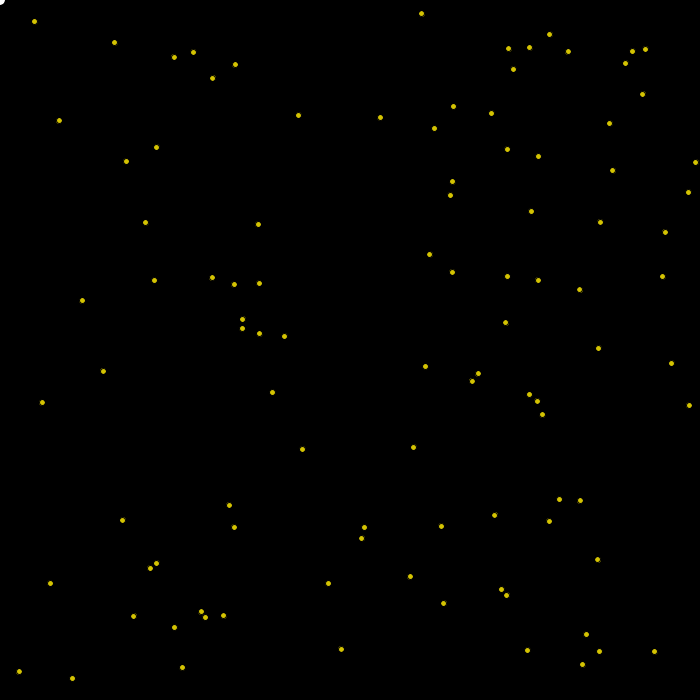
Frame 1 (no input)
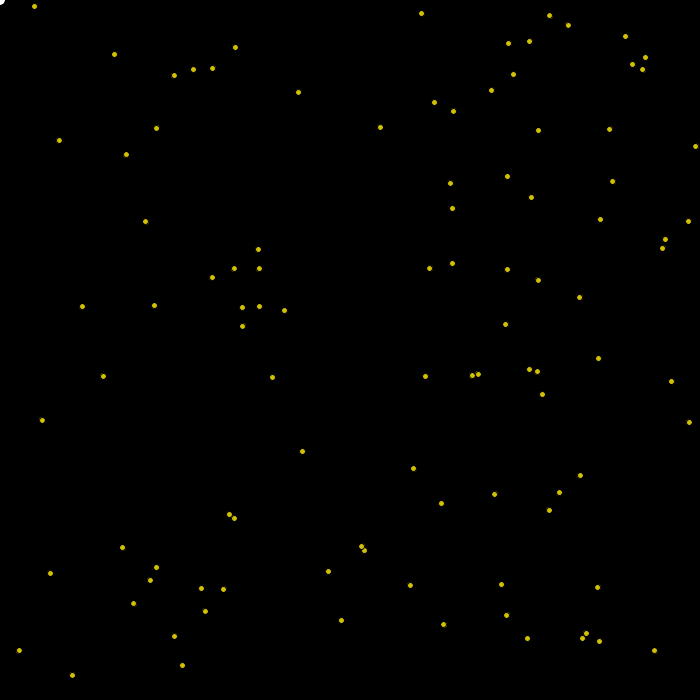
Frame 60 (the mouse pressed at the canvas centre just before this capture)
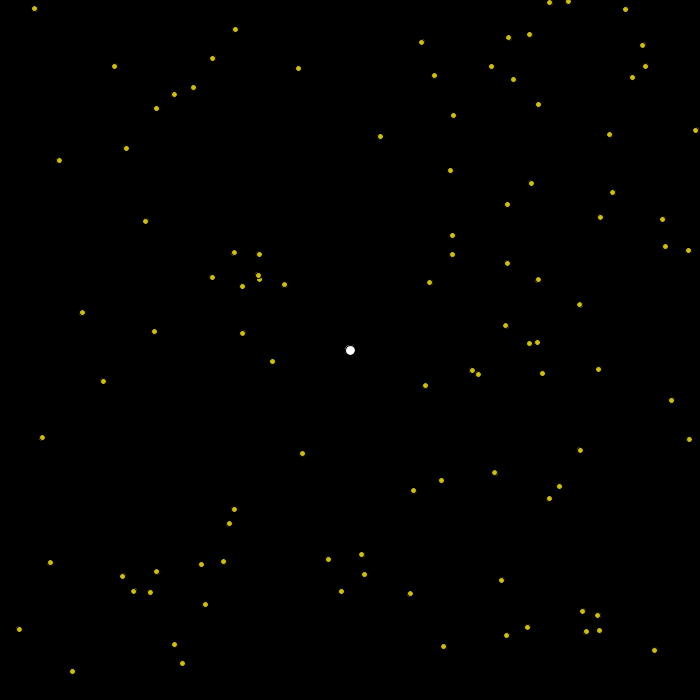
Frame 120 (the mouse held since frame 60 and released just before this capture)

The Processing sketch that drew these frames (run headless with seeded random() and noise(); from frame 60 on, the mouse is pressed at the canvas centre):

// Processing sketch: processing_75334
// ── processing_75334.pde

int w=5;
int h=5;
int count=1;
int x=10;


star[] stars= new star[100];
color[] starColor = new color[1000];



void setup() {
  size(700, 700);
  background(0);
  smooth();

 noCursor();

  for (int i = 0; i < 100; i++) {
    stars[i] =new star(random(width), random(height));
    starColor[i] = color((int)random(100,255));
  }

  // mouseThings();
  //stars();
}

void draw() {
  background(0);
float o=random(210,220);
  
  
  
  fill(255);
  ellipse(mouseX,mouseY,10,10);
    fill(247,227,2,o);
    
    //for each star in the array stars
    for(star working: stars){
      working.drawStar();
    }
  }




void mouseMoved() {
 
}
//-------------------------------------------//
class star{
  //the position
  float xPos;
  float yPos;
  
  //the size
  float wd= 6;
  
  //how much the positions change by each step
 // float xStep = random(-0.5, 0.5);
  float yStep = random(-0.5,0.5);
  
  //constructor
 star(float x, float y){
   xPos = x;
   yPos = y;
  }
  
  void drawStar(){
    ellipse(xPos, yPos, wd, wd);
   // xPos = xPos + xStep;
    yPos = yPos + yStep;
    //reverse
 //   if(xPos<0||xPos>700){xStep=xStep*-1;}
    if(yPos<0||yPos>700){yStep=yStep*-1;}
  }
  
}
